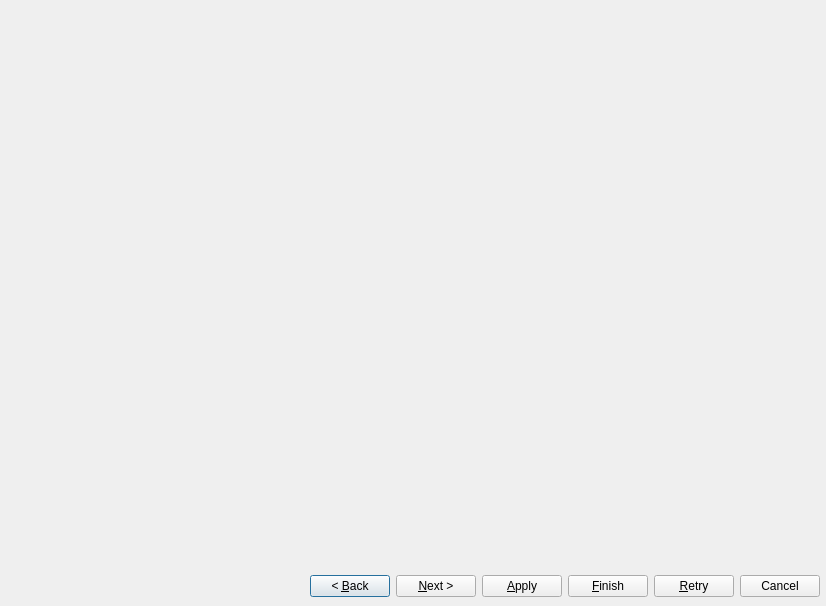
<?xml version="1.0" encoding="UTF-8"?>
<ui version="4.0">
 <class>alt::TransactionWizard</class>
 <widget class="QDialog" name="alt::TransactionWizard">
  <property name="windowModality">
   <enum>Qt::WindowModality::ApplicationModal</enum>
  </property>
  <property name="geometry">
   <rect>
    <x>0</x>
    <y>0</y>
    <width>826</width>
    <height>606</height>
   </rect>
  </property>
  <property name="windowTitle">
   <string>ALT Components - Transaction</string>
  </property>
  <layout class="QGridLayout" name="gridLayout">
   <property name="leftMargin">
    <number>6</number>
   </property>
   <property name="topMargin">
    <number>6</number>
   </property>
   <property name="rightMargin">
    <number>6</number>
   </property>
   <property name="bottomMargin">
    <number>6</number>
   </property>
   <item row="0" column="0">
    <widget class="QStackedWidget" name="stackedWidget">
     <property name="currentIndex">
      <number>2</number>
     </property>
     <widget class="alt::RequestWizardPage" name="requestPage"/>
     <widget class="alt::ResolveWizardPage" name="resolvePage"/>
     <widget class="alt::ProgressWizardPage" name="progressPage"/>
    </widget>
   </item>
   <item row="1" column="0">
    <layout class="QHBoxLayout" name="horizontalLayout">
     <item>
      <widget class="alt::ApplyStatusBar" name="statusBar" native="true"/>
     </item>
     <item>
      <spacer name="applyHorizontalSpacer">
       <property name="orientation">
        <enum>Qt::Orientation::Horizontal</enum>
       </property>
       <property name="sizeHint" stdset="0">
        <size>
         <width>503</width>
         <height>28</height>
        </size>
       </property>
      </spacer>
     </item>
     <item>
      <widget class="QPushButton" name="backButton">
       <property name="text">
        <string>&lt; &amp;Back</string>
       </property>
      </widget>
     </item>
     <item>
      <widget class="QPushButton" name="nextButton">
       <property name="text">
        <string>&amp;Next &gt;</string>
       </property>
      </widget>
     </item>
     <item>
      <widget class="QPushButton" name="applyButton">
       <property name="text">
        <string>&amp;Apply</string>
       </property>
       <property name="icon">
        <iconset theme="emblem-default"/>
       </property>
      </widget>
     </item>
     <item>
      <widget class="QPushButton" name="finishButton">
       <property name="text">
        <string>&amp;Finish</string>
       </property>
       <property name="icon">
        <iconset theme="emblem-default"/>
       </property>
      </widget>
     </item>
     <item>
      <widget class="QPushButton" name="retryButton">
       <property name="text">
        <string>&amp;Retry</string>
       </property>
      </widget>
     </item>
     <item>
      <widget class="QPushButton" name="cancelButton">
       <property name="text">
        <string>Cancel</string>
       </property>
       <property name="icon">
        <iconset theme="QIcon::ThemeIcon::ProcessStop"/>
       </property>
       <property name="autoDefault">
        <bool>false</bool>
       </property>
      </widget>
     </item>
    </layout>
   </item>
  </layout>
 </widget>
 <customwidgets>
  <customwidget>
   <class>alt::ApplyStatusBar</class>
   <extends>QWidget</extends>
   <header>ui/statusbar/applystatusbar.h</header>
   <container>1</container>
  </customwidget>
  <customwidget>
   <class>alt::ProgressWizardPage</class>
   <extends>QWidget</extends>
   <header>ui/applydialog/progresswizardpage.h</header>
   <container>1</container>
  </customwidget>
  <customwidget>
   <class>alt::RequestWizardPage</class>
   <extends>QWidget</extends>
   <header>ui/applydialog/requestwizardpage.h</header>
   <container>1</container>
  </customwidget>
  <customwidget>
   <class>alt::ResolveWizardPage</class>
   <extends>QWidget</extends>
   <header>ui/applydialog/resolvewizardpage.h</header>
   <container>1</container>
  </customwidget>
 </customwidgets>
 <resources/>
 <connections>
  <connection>
   <sender>finishButton</sender>
   <signal>clicked()</signal>
   <receiver>alt::TransactionWizard</receiver>
   <slot>accept()</slot>
   <hints>
    <hint type="sourcelabel">
     <x>649</x>
     <y>475</y>
    </hint>
    <hint type="destinationlabel">
     <x>349</x>
     <y>249</y>
    </hint>
   </hints>
  </connection>
  <connection>
   <sender>cancelButton</sender>
   <signal>clicked()</signal>
   <receiver>alt::TransactionWizard</receiver>
   <slot>reject()</slot>
   <hints>
    <hint type="sourcelabel">
     <x>304</x>
     <y>475</y>
    </hint>
    <hint type="destinationlabel">
     <x>349</x>
     <y>249</y>
    </hint>
   </hints>
  </connection>
 </connections>
</ui>
